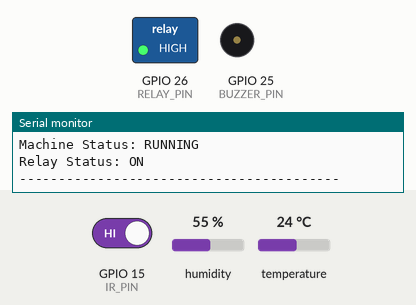
Simulated run of this sketch. Board: ESP32. Parts: switched loads named in the sketch (green lamp = pin HIGH), buzzer (waves = sounding, pin HIGH), the last lines printed to the serial monitor. Inputs (shaded band) come from the test bench; at power-on: temperature 24 °C, GPIO 15 (IR_PIN) HIGH, humidity 55 %.

Above: at 2.8 s.
2.9 s: temperature set to 36 °C
5.6 s: temperature set to 39 °C
At 6.4 s:
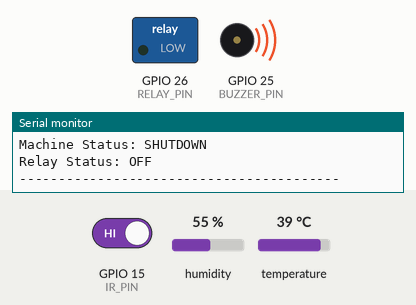
Timing chart, 0 to 8.6 s (numbered marks = the images above; inputs shaded):
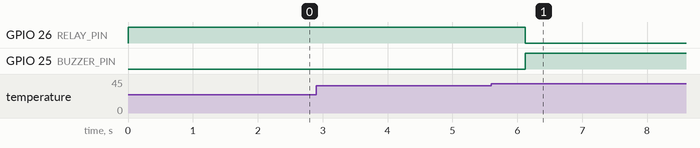

The sketch:

machine_safety_monitor.ino
```cpp
#include "DHT.h"

#define DHTPIN 4
#define DHTTYPE DHT11

#define IR_PIN 15
#define BUZZER_PIN 25
#define RELAY_PIN 26

#define TEMP_LIMIT 38.0

DHT dht(DHTPIN, DHTTYPE);

bool machineShutdown = false;

void setup() {
  Serial.begin(115200);

  dht.begin();

  pinMode(IR_PIN, INPUT);
  pinMode(BUZZER_PIN, OUTPUT);
  pinMode(RELAY_PIN, OUTPUT);

  digitalWrite(BUZZER_PIN, LOW);
  digitalWrite(RELAY_PIN, HIGH);   // Machine running simulation

  Serial.println("ESP32 Smart Machine Safety Monitor Started");
  Serial.println("-----------------------------------------");
}

void loop() {
  float humidity = dht.readHumidity();
  float temperature = dht.readTemperature();

  int irState = digitalRead(IR_PIN);

  bool objectDetected = (irState == LOW);
  bool highTemperature = false;

  if (isnan(humidity) || isnan(temperature)) {
    Serial.println("DHT11 Read Failed!");
    delay(2000);
    return;
  }

  if (temperature >= TEMP_LIMIT) {
    highTemperature = true;
  }

  if (objectDetected || highTemperature) {
    machineShutdown = true;
  } else {
    machineShutdown = false;
  }

  Serial.println();
  Serial.print("Temperature: ");
  Serial.print(temperature);
  Serial.println(" °C");

  Serial.print("Humidity: ");
  Serial.print(humidity);
  Serial.println(" %");

  Serial.print("Object Near Machine: ");
  Serial.println(objectDetected ? "YES" : "NO");

  if (machineShutdown) {
    Serial.println("ALERT: Unsafe Condition Detected!");
    Serial.println("Machine Status: SHUTDOWN");
    Serial.println("Relay Status: OFF");

    digitalWrite(BUZZER_PIN, HIGH);
    digitalWrite(RELAY_PIN, LOW);
  } else {
    Serial.println("Machine Status: RUNNING");
    Serial.println("Relay Status: ON");

    digitalWrite(BUZZER_PIN, LOW);
    digitalWrite(RELAY_PIN, HIGH);
  }

  Serial.println("-----------------------------------------");

  delay(2000);
}
```

Measured:
- the behaviour switches between 37 and 38 °C on temperature (found by bisection; images 0 and 1)
- after the input at 5.6 s, GPIO 26 (RELAY_PIN): HIGH → LOW after 0.53 s; GPIO 25 (BUZZER_PIN): LOW → HIGH after 0.53 s
